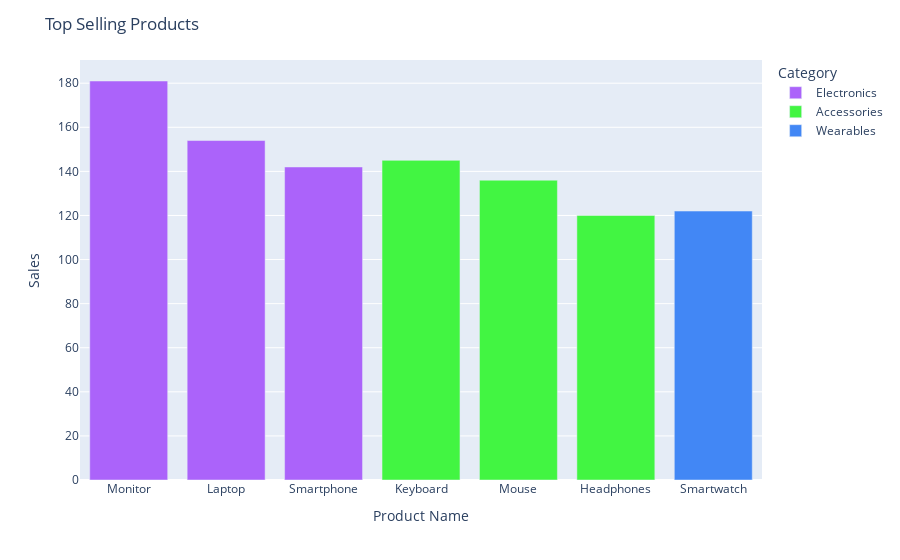
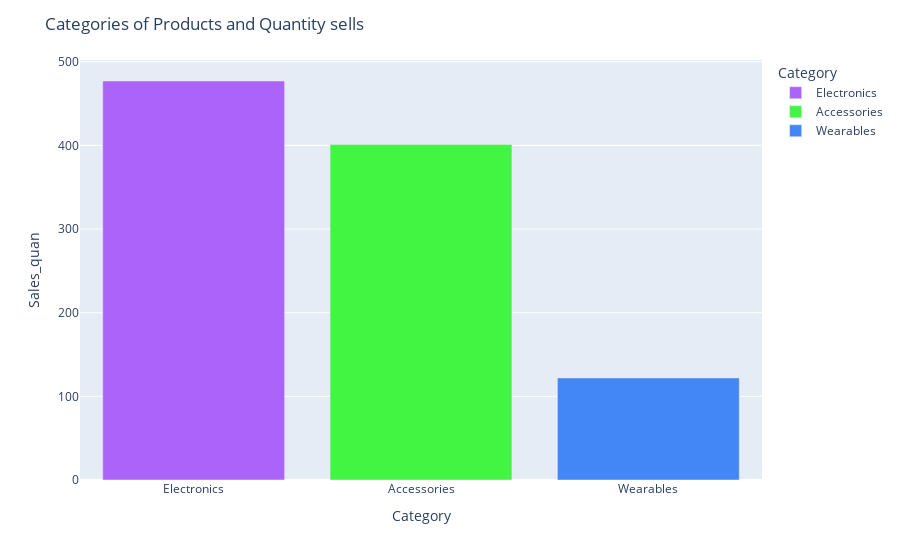

The cell these charts' notebook holds for them, in order:
### Markdown cell above
### Identificar os produtos mais vendidos e suas categorias dominantes.

### Code cell
top_products_category = df['Category'].value_counts().reset_index(name='Sales_quan')
top_products = df[['Product Name', 'Category']].value_counts().reset_index(name='Sales')

fig = px.bar(top_products, x='Product Name', y='Sales', color='Category',
             color_discrete_map={'Eletronics': '#42f575', 'Accessories': '#42f542', 'Wearables': '#4287f5'})
fig.update_layout(title='Top Selling Products')
fig.show()

fig2 = px.bar(top_products_category, x='Category', y='Sales_quan', color='Category',
             color_discrete_map={'Eletronics': '#42f575', 'Accessories': '#42f542', 'Wearables': '#4287f5'})
fig2.update_layout(title='Categories of Products and Quantity sells')
fig2.show()

### Figure 1 — Plotly figure (JSON) as saved in the notebook; plotly's stock layout.template omitted (floating-point values rounded to 4 significant figures)
{"data": [{"alignmentgroup": "True", "hovertemplate": "Category=Electronics<br>Product Name=%{x}<br>Sales=%{y}<extra></extra>", "legendgroup": "Electronics", "marker": {"color": "#ab63fa", "pattern": {"shape": ""}}, "name": "Electronics", "offsetgroup": "Electronics", "orientation": "v", "showlegend": true, "textposition": "auto", "type": "bar", "x": ["Monitor", "Laptop", "Smartphone"], "xaxis": "x", "y": [181, 154, 142], "yaxis": "y"}, {"alignmentgroup": "True", "hovertemplate": "Category=Accessories<br>Product Name=%{x}<br>Sales=%{y}<extra></extra>", "legendgroup": "Accessories", "marker": {"color": "#42f542", "pattern": {"shape": ""}}, "name": "Accessories", "offsetgroup": "Accessories", "orientation": "v", "showlegend": true, "textposition": "auto", "type": "bar", "x": ["Keyboard", "Mouse", "Headphones"], "xaxis": "x", "y": [145, 136, 120], "yaxis": "y"}, {"alignmentgroup": "True", "hovertemplate": "Category=Wearables<br>Product Name=%{x}<br>Sales=%{y}<extra></extra>", "legendgroup": "Wearables", "marker": {"color": "#4287f5", "pattern": {"shape": ""}}, "name": "Wearables", "offsetgroup": "Wearables", "orientation": "v", "showlegend": true, "textposition": "auto", "type": "bar", "x": ["Smartwatch"], "xaxis": "x", "y": [122], "yaxis": "y"}], "layout": {"barmode": "relative", "legend": {"title": {"text": "Category"}, "tracegroupgap": 0}, "margin": {"t": 60}, "title": {"text": "Top Selling Products"}, "xaxis": {"anchor": "y", "domain": [0, 1], "title": {"text": "Product Name"}}, "yaxis": {"anchor": "x", "domain": [0, 1], "title": {"text": "Sales"}}}}

### Figure 2 — Plotly figure (JSON) as saved in the notebook; plotly's stock layout.template omitted (floating-point values rounded to 4 significant figures)
{"data": [{"alignmentgroup": "True", "hovertemplate": "Category=%{x}<br>Sales_quan=%{y}<extra></extra>", "legendgroup": "Electronics", "marker": {"color": "#ab63fa", "pattern": {"shape": ""}}, "name": "Electronics", "offsetgroup": "Electronics", "orientation": "v", "showlegend": true, "textposition": "auto", "type": "bar", "x": ["Electronics"], "xaxis": "x", "y": [477], "yaxis": "y"}, {"alignmentgroup": "True", "hovertemplate": "Category=%{x}<br>Sales_quan=%{y}<extra></extra>", "legendgroup": "Accessories", "marker": {"color": "#42f542", "pattern": {"shape": ""}}, "name": "Accessories", "offsetgroup": "Accessories", "orientation": "v", "showlegend": true, "textposition": "auto", "type": "bar", "x": ["Accessories"], "xaxis": "x", "y": [401], "yaxis": "y"}, {"alignmentgroup": "True", "hovertemplate": "Category=%{x}<br>Sales_quan=%{y}<extra></extra>", "legendgroup": "Wearables", "marker": {"color": "#4287f5", "pattern": {"shape": ""}}, "name": "Wearables", "offsetgroup": "Wearables", "orientation": "v", "showlegend": true, "textposition": "auto", "type": "bar", "x": ["Wearables"], "xaxis": "x", "y": [122], "yaxis": "y"}], "layout": {"barmode": "relative", "legend": {"title": {"text": "Category"}, "tracegroupgap": 0}, "margin": {"t": 60}, "title": {"text": "Categories of Products and Quantity sells"}, "xaxis": {"anchor": "y", "categoryarray": ["Electronics", "Accessories", "Wearables"], "categoryorder": "array", "domain": [0, 1], "title": {"text": "Category"}}, "yaxis": {"anchor": "x", "domain": [0, 1], "title": {"text": "Sales_quan"}}}}
